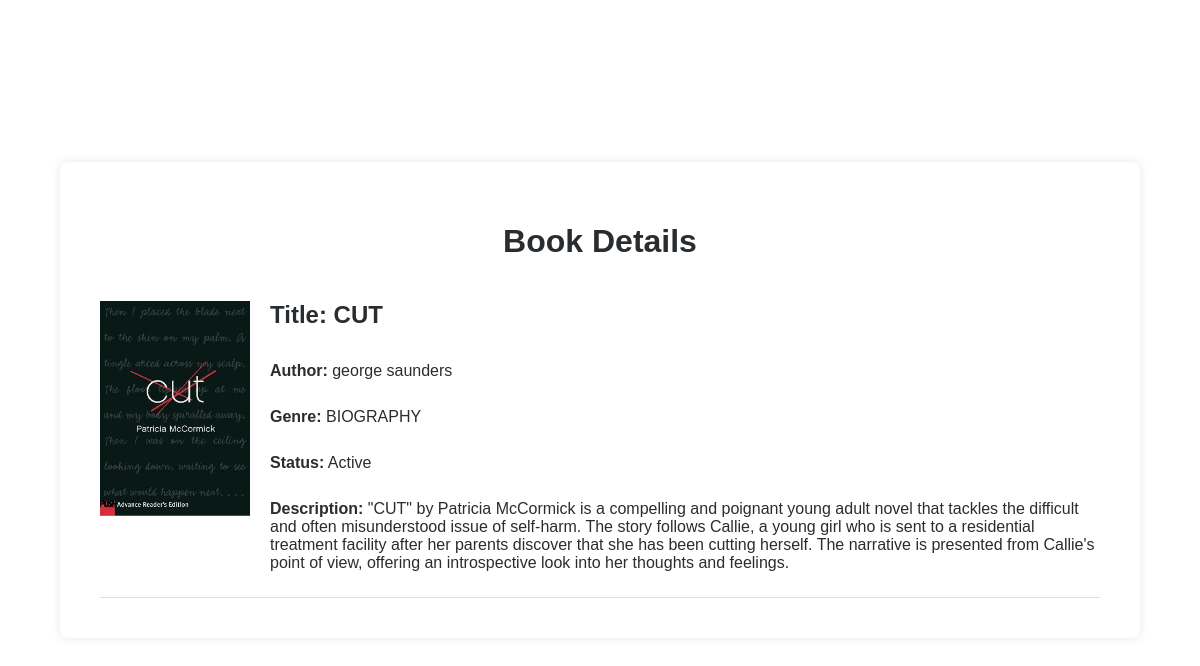
The app's page /book/2/, older data.
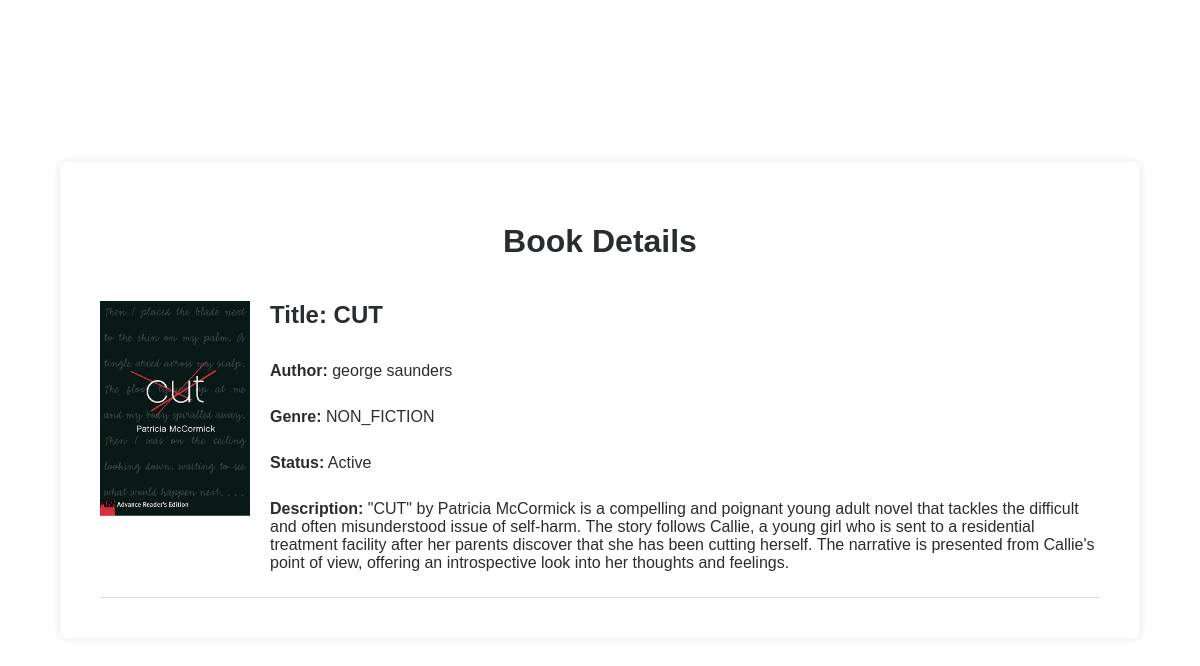
The same page, newer data.
### workingApp/models.py (models this page shows, shortened)
class Book(models.Model):
    BOOK_CATEGORIES = (
        ('FICTION', 'Fiction'),
        ('NON_FICTION', 'Non-fiction'),
        ('SCIENCE', 'Science'),
        ('HISTORY', 'History'),
        ('BIOGRAPHY', 'Biography'),
        ('REKA', 'Reka'),
    )
    id = models.IntegerField(primary_key=True)
    title = models.CharField(max_length=200)
    author = models.CharField(max_length=100)
    isbn = models.CharField(max_length=13 ,null=True)
    pub_date = models.DateField(null=True)
    image = models.ImageField(upload_to='photo', blank=True, null=True)
    details = models.TextField(null=True, blank=True)
    available = models.BooleanField(default=True)
    category = models.CharField(max_length=100, choices=BOOK_CATEGORIES)
    borrowingDate=models.TimeField(null=True)

### workingApp/views.py (the view)
# urls.py: path('book/<int:book_id>/', views.template, name='template'),
def template(request, book_id):
    book = get_object_or_404(Book, id=book_id)
    context = {
        'book': book,
    }
    return render(request, 'pages/template.html', context)

### templates/pages/template.html (shortened to what this page needs)
{% load static %}
<!DOCTYPE html>
<html lang="en">
<head>
</head>
<body>
    <div class="container">
        <h1>Book Details</h1>
        <div class="book">
            <img src="{{ book.image.url }}" alt="book">
            <div class="book-details">
                <h2>Title: {{ book.title }}</h2>
                <br>
                <p><strong>Author:</strong> {{ book.author }}</p>
                <br>
                <p><strong>Genre:</strong> {{ book.category }}</p>
                <br>
                {% if book.available %}
                <p><strong>Status:</strong> Active</p>
                {% else %}
                <p><strong>Status:</strong> Be Active Soon</p>
                {% endif %}
                <br>
                <p><strong>Description:</strong> {{ book.details }}</p>
            </div>
        </div>
    </div>
</body>
</html>

Row changes from the older to the newer data that the page shows:
changed Book "CUT": category "BIOGRAPHY" → "NON_FICTION"
